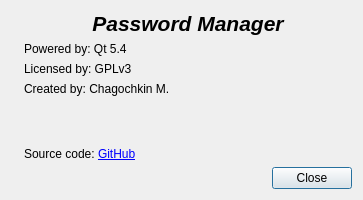
<?xml version="1.0" encoding="UTF-8"?>
<ui version="4.0">
 <class>AboutDialog</class>
 <widget class="QDialog" name="AboutDialog">
  <property name="geometry">
   <rect>
    <x>0</x>
    <y>0</y>
    <width>363</width>
    <height>200</height>
   </rect>
  </property>
  <property name="windowTitle">
   <string>About Password Manager</string>
  </property>
  <layout class="QVBoxLayout" name="verticalLayout_2">
   <item>
    <layout class="QHBoxLayout" name="horizontalLayout">
     <item>
      <widget class="QLabel" name="label">
       <property name="sizePolicy">
        <sizepolicy hsizetype="Maximum" vsizetype="Preferred">
         <horstretch>0</horstretch>
         <verstretch>0</verstretch>
        </sizepolicy>
       </property>
       <property name="text">
        <string/>
       </property>
       <property name="pixmap">
        <pixmap resource="resources.qrc">:/images/logotip.png</pixmap>
       </property>
       <property name="alignment">
        <set>Qt::AlignCenter</set>
       </property>
      </widget>
     </item>
     <item>
      <layout class="QVBoxLayout" name="verticalLayout">
       <item>
        <widget class="QLabel" name="label_2">
         <property name="font">
          <font>
           <pointsize>16</pointsize>
           <weight>75</weight>
           <italic>true</italic>
           <bold>true</bold>
          </font>
         </property>
         <property name="text">
          <string>Password Manager</string>
         </property>
         <property name="alignment">
          <set>Qt::AlignCenter</set>
         </property>
        </widget>
       </item>
       <item>
        <widget class="QLabel" name="label_3">
         <property name="text">
          <string>Powered by: Qt 5.4</string>
         </property>
        </widget>
       </item>
       <item>
        <widget class="QLabel" name="label_4">
         <property name="text">
          <string>Licensed by: GPLv3</string>
         </property>
        </widget>
       </item>
       <item>
        <widget class="QLabel" name="label_5">
         <property name="text">
          <string>Created by: Chagochkin M.</string>
         </property>
        </widget>
       </item>
       <item>
        <spacer name="verticalSpacer">
         <property name="orientation">
          <enum>Qt::Vertical</enum>
         </property>
         <property name="sizeHint" stdset="0">
          <size>
           <width>20</width>
           <height>18</height>
          </size>
         </property>
        </spacer>
       </item>
       <item>
        <widget class="QLabel" name="label_6">
         <property name="text">
          <string>Source code: &lt;a href=&quot;https://github.com/Avengerrr/Pass_Manager&quot;&gt;GitHub&lt;/a&gt;</string>
         </property>
         <property name="openExternalLinks">
          <bool>true</bool>
         </property>
        </widget>
       </item>
      </layout>
     </item>
    </layout>
   </item>
   <item>
    <widget class="QDialogButtonBox" name="buttonBox">
     <property name="orientation">
      <enum>Qt::Horizontal</enum>
     </property>
     <property name="standardButtons">
      <set>QDialogButtonBox::Close</set>
     </property>
    </widget>
   </item>
  </layout>
 </widget>
 <resources>
  <include location="resources.qrc"/>
 </resources>
 <connections>
  <connection>
   <sender>buttonBox</sender>
   <signal>accepted()</signal>
   <receiver>AboutDialog</receiver>
   <slot>accept()</slot>
   <hints>
    <hint type="sourcelabel">
     <x>248</x>
     <y>254</y>
    </hint>
    <hint type="destinationlabel">
     <x>157</x>
     <y>274</y>
    </hint>
   </hints>
  </connection>
  <connection>
   <sender>buttonBox</sender>
   <signal>rejected()</signal>
   <receiver>AboutDialog</receiver>
   <slot>reject()</slot>
   <hints>
    <hint type="sourcelabel">
     <x>316</x>
     <y>260</y>
    </hint>
    <hint type="destinationlabel">
     <x>286</x>
     <y>274</y>
    </hint>
   </hints>
  </connection>
 </connections>
</ui>
